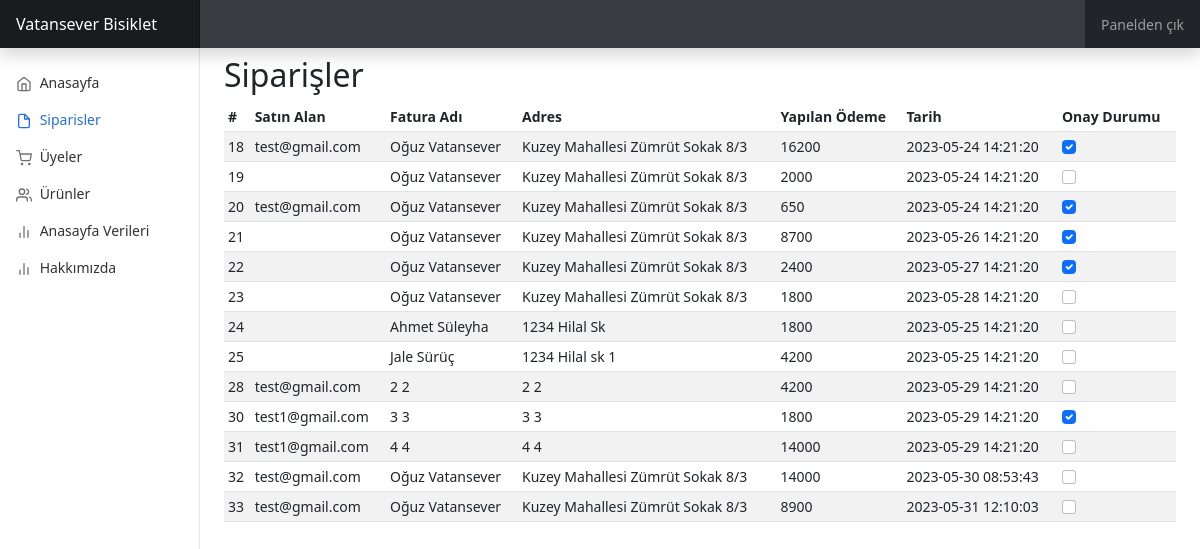
Page /dashboard/orders.php on the committed database.
### tables this page shows
CREATE TABLE IF NOT EXISTS `siparis` (
  `id` int(11) NOT NULL AUTO_INCREMENT,
  `sepet_id` int(11) NOT NULL,
  `status` int(11) NOT NULL DEFAULT 0,
  `buyer_fname` varchar(100) DEFAULT NULL,
  `buyer_sname` varchar(100) DEFAULT NULL,
  `buyer_adress` varchar(255) DEFAULT NULL,
  `buyer_adress2` varchar(255) DEFAULT NULL,
  `buyer_country` varchar(100) DEFAULT NULL,
  `buyer_city` varchar(100) DEFAULT NULL,
  `buyer_zip` varchar(100) DEFAULT NULL,
  `buyer_cc_owner` varchar(100) DEFAULT NULL,
  `buyer_cc_number` varchar(100) DEFAULT NULL,
  `buyer_cc_expiry` int(11) DEFAULT NULL,
  `buyer_cc_cvv` int(11) DEFAULT NULL,
  `buyer` varchar(100) NOT NULL,
  `date` timestamp NULL DEFAULT current_timestamp(),
  PRIMARY KEY (`id`)
);

### dashboard/orders.php (the view, shortened to what this page needs)
<!doctype html>
<html lang="en" data-bs-theme="auto">
  <head><script src="../assets/js/color-modes.js"></script>
<link href="../assets/dist/css/bootstrap.min.css" rel="stylesheet">
    <link href="dashboard.css" rel="stylesheet">
  </head>
  <body>
<header class="navbar navbar-dark sticky-top bg-dark flex-md-nowrap p-0 shadow">
  <a class="navbar-brand col-md-3 col-lg-2 me-0 px-3 fs-6" href="../index.php">Vatansever Bisiklet</a>
  <input class="form-control form-control-dark w-100 rounded-0 border-0" type="text" placeholder="" aria-label="Search">
  <div class="navbar-nav">
    <div class="nav-item text-nowrap">
      <a class="nav-link px-3" href="../index.php">Panelden çık</a>
    </div>
  </div>
</header>
<div class="container-fluid">
  <div class="row">
    <nav id="sidebarMenu" class="col-md-3 col-lg-2 d-md-block bg-body-tertiary sidebar collapse">
      <div class="position-sticky pt-3 sidebar-sticky">
        <ul class="nav flex-column">
          <li class="nav-item">
            <a class="nav-link" aria-current="page" href="index.php">
              <span data-feather="home" class="align-text-bottom"></span>
              Anasayfa
            </a>
          </li>
          <li class="nav-item">
            <a class="nav-link active" href="#">
              <span data-feather="file" class="align-text-bottom"></span>
              Siparisler
            </a>
          </li>
          <li class="nav-item">
            <a class="nav-link" href="users.php">
              <span data-feather="shopping-cart" class="align-text-bottom"></span>
              Üyeler
            </a>
          </li>
          <li class="nav-item">
            <a class="nav-link" href="items.php">
              <span data-feather="users" class="align-text-bottom"></span>
              Ürünler
            </a>
          </li>
          <li class="nav-item">
            <a class="nav-link" href="aedit.php">
              <span data-feather="bar-chart-2" class="align-text-bottom"></span>
              Anasayfa Verileri
            </a>
          </li>
          <li class="nav-item">
            <a class="nav-link" href="a2edit.php">
              <span data-feather="bar-chart-2" class="align-text-bottom"></span>
              Hakkımızda
            </a>
          </li>
        </ul>
      </div>
    </nav>
    <main class="col-md-9 ms-sm-auto col-lg-10 px-md-4">
    <h2 class="mt-2">Siparişler</h2>
      <div class="table-responsive">
        <table class="table table-striped table-sm">
          <thead>
            <tr>
              <th scope="col">#</th>
              <th scope="col">Satın Alan</th>
              <th scope="col">Fatura Adı</th>
              <th scope="col">Adres</th>
              <th scope="col">Yapılan Ödeme</th>
              <th scope="col">Tarih</th>
              <th scope="col">Onay Durumu</th>
            </tr>
          </thead>
          <tbody>
            <?php
            include("../baglan.php");
            $yeniquery = $conn -> query("SELECT * FROM siparis");
            while ($siparis = mysqli_fetch_array($yeniquery)) {
              echo "<tr>";
              echo "<td>".$siparis[0]."</td>";
              echo "<td>".$siparis[14]."</td>";
              echo "<td>".$siparis[3]." ".$siparis[4]."</td>";
              echo "<td>".$siparis[5]." ".$siparis[6]."</td>";
              $bisikletid = $conn -> query("SELECT bisiklet_id FROM sepet_detay WHERE sepet_id = ".$siparis[1]) ;
              $outnumber = 0;
              while ($bisikletler = mysqli_fetch_array($bisikletid)) {
                  $yeniquery2 = $conn -> query("SELECT bisiklet_fiyat FROM bisikletler WHERE id = ".$bisikletler[0]) -> fetch_column() ;
                  $outnumber += $yeniquery2;
              }
              echo "<td>".$outnumber."</td>";
              echo "<td>".$siparis[15]."</td>";
              echo "<td><input class='form-check-input' type='checkbox' value='".$siparis[0]."' id='checkbox".$siparis[0]."' onchange='toggleCheckbox(this)'";
              if ($siparis[2] == 1) echo "checked" ;
              echo "></td>";
              echo "</tr>";
            }
            ?>
          </tbody>
        </table>
      </div>
    </main>
  </div>
</div>
  </body>
</html>

### dashboard/dashboard.css (style rules this page uses)
body { font-size: .875rem; }
.feather { width: 16px; height: 16px; }
.sidebar { position: fixed; top: 0; bottom: 0; left: 0; z-index: 100; padding: 48px 0 0; box-shadow: inset -1px 0 0 rgba(0, 0, 0, .1); }
.sidebar-sticky { height: calc(100vh - 48px); overflow-x: hidden; overflow-y: auto; }
.sidebar .nav-link { font-weight: 500; color: #333; }
.sidebar .nav-link .feather { margin-right: 4px; color: #727272; }
.sidebar .nav-link.active { color: #2470dc; }
.sidebar .nav-link:hover .feather, .sidebar .nav-link.active .feather { color: inherit; }
.navbar-brand { padding-top: .75rem; padding-bottom: .75rem; background-color: rgba(0, 0, 0, .25); box-shadow: inset -1px 0 0 rgba(0, 0, 0, .25); }
.navbar .form-control { padding: .75rem 1rem; }
.form-control-dark { color: #fff; background-color: rgba(255, 255, 255, .1); border-color: rgba(255, 255, 255, .1); }

### rows in the picture
siparis: id "18", buyer "test@gmail.com", buyer_fname "Oğuz", buyer_sname "Vatansever", buyer_adress "Kuzey Mahallesi Zümrüt Sokak", buyer_adress2 "8/3", outnumber "16200", date "2023-05-24 14:21:20", status "☑"
siparis: id "19", buyer_fname "Oğuz", buyer_sname "Vatansever", buyer_adress "Kuzey Mahallesi Zümrüt Sokak", buyer_adress2 "8/3", outnumber "2000", date "2023-05-24 14:21:20"
siparis: id "20", buyer "test@gmail.com", buyer_fname "Oğuz", buyer_sname "Vatansever", buyer_adress "Kuzey Mahallesi Zümrüt Sokak", buyer_adress2 "8/3", outnumber "650", date "2023-05-24 14:21:20", status "☑"
siparis: id "21", buyer_fname "Oğuz", buyer_sname "Vatansever", buyer_adress "Kuzey Mahallesi Zümrüt Sokak", buyer_adress2 "8/3", outnumber "8700", date "2023-05-26 14:21:20", status "☑"
siparis: id "22", buyer_fname "Oğuz", buyer_sname "Vatansever", buyer_adress "Kuzey Mahallesi Zümrüt Sokak", buyer_adress2 "8/3", outnumber "2400", date "2023-05-27 14:21:20", status "☑"
siparis: id "23", buyer_fname "Oğuz", buyer_sname "Vatansever", buyer_adress "Kuzey Mahallesi Zümrüt Sokak", buyer_adress2 "8/3", outnumber "1800", date "2023-05-28 14:21:20"
siparis: id "24", buyer_fname "Ahmet", buyer_sname "Süleyha", buyer_adress "1234 Hilal Sk", outnumber "1800", date "2023-05-25 14:21:20"
siparis: id "25", buyer_fname "Jale", buyer_sname "Sürüç", buyer_adress "1234 Hilal sk", buyer_adress2 "1", outnumber "4200", date "2023-05-25 14:21:20"
siparis: id "28", buyer "test@gmail.com", buyer_fname "2", buyer_sname "2", buyer_adress "2", buyer_adress2 "2", outnumber "4200", date "2023-05-29 14:21:20"
siparis: id "30", buyer "test1@gmail.com", buyer_fname "3", buyer_sname "3", buyer_adress "3", buyer_adress2 "3", outnumber "1800", date "2023-05-29 14:21:20", status "☑"
siparis: id "31", buyer "test1@gmail.com", buyer_fname "4", buyer_sname "4", buyer_adress "4", buyer_adress2 "4", outnumber "14000", date "2023-05-29 14:21:20"
siparis: id "32", buyer "test@gmail.com", buyer_fname "Oğuz", buyer_sname "Vatansever", buyer_adress "Kuzey Mahallesi Zümrüt Sokak", buyer_adress2 "8/3", outnumber "14000", date "2023-05-30 08:53:43"
siparis: id "33", buyer "test@gmail.com", buyer_fname "Oğuz", buyer_sname "Vatansever", buyer_adress "Kuzey Mahallesi Zümrüt Sokak", buyer_adress2 "8/3", outnumber "8900", date "2023-05-31 12:10:03"
